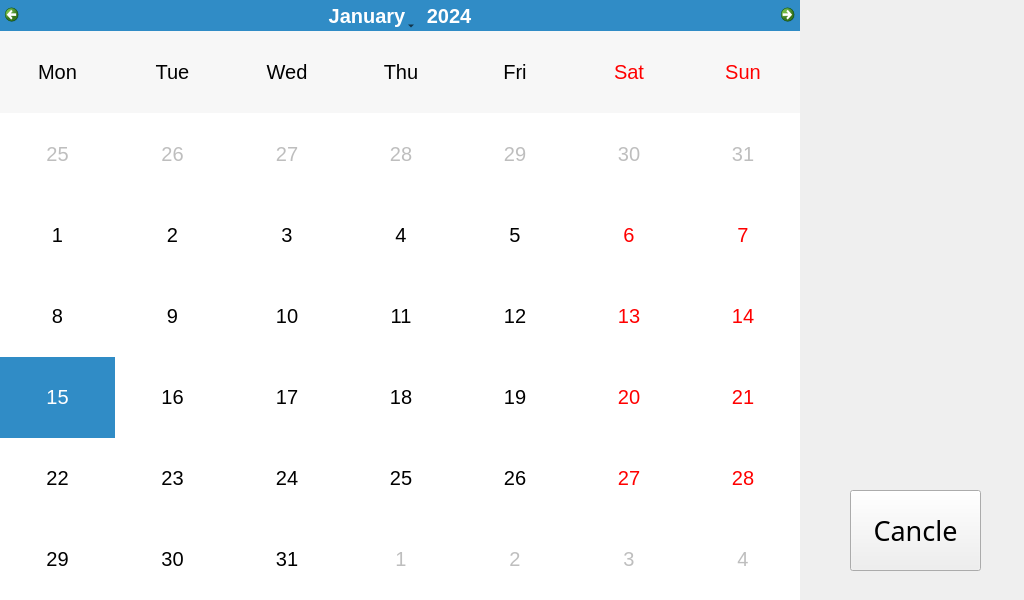
<?xml version="1.0" encoding="UTF-8"?>
<ui version="4.0">
 <class>Schedule</class>
 <widget class="QWidget" name="Schedule">
  <property name="geometry">
   <rect>
    <x>0</x>
    <y>0</y>
    <width>1024</width>
    <height>600</height>
   </rect>
  </property>
  <property name="windowTitle">
   <string>Schedule</string>
  </property>
  <widget class="QCalendarWidget" name="calendarWidget">
   <property name="geometry">
    <rect>
     <x>0</x>
     <y>0</y>
     <width>800</width>
     <height>600</height>
    </rect>
   </property>
   <property name="font">
    <font>
     <pointsize>15</pointsize>
    </font>
   </property>
   <property name="selectionMode">
    <enum>QCalendarWidget::SingleSelection</enum>
   </property>
   <property name="horizontalHeaderFormat">
    <enum>QCalendarWidget::ShortDayNames</enum>
   </property>
   <property name="verticalHeaderFormat">
    <enum>QCalendarWidget::NoVerticalHeader</enum>
   </property>
   <property name="navigationBarVisible">
    <bool>true</bool>
   </property>
   <property name="dateEditEnabled">
    <bool>true</bool>
   </property>
  </widget>
  <widget class="QPushButton" name="pushButton">
   <property name="geometry">
    <rect>
     <x>850</x>
     <y>490</y>
     <width>131</width>
     <height>81</height>
    </rect>
   </property>
   <property name="font">
    <font>
     <family>HY헤드라인M</family>
     <pointsize>20</pointsize>
    </font>
   </property>
   <property name="text">
    <string>Cancle</string>
   </property>
  </widget>
 </widget>
 <resources/>
 <connections/>
</ui>
